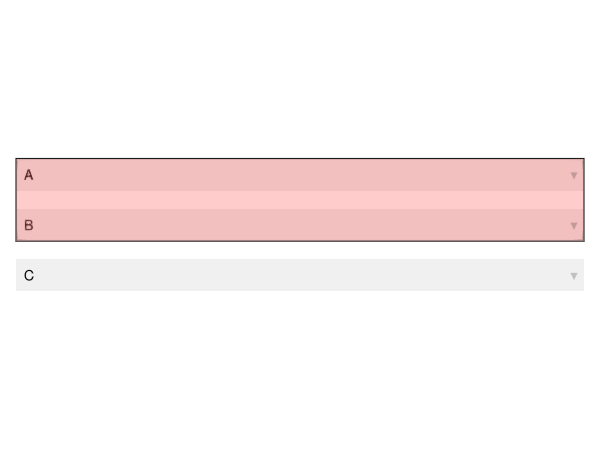

Write Julia code to recreate this figure.
using GLMakie

fig = Figure()
g = GridLayout(fig[1, 1])

r1 = 1
r2 = 2
r3 = 3

Menu(g[r1, 1], options=["A"])
Menu(g[r2, 1], options=["B"])
Menu(g[r3, 1], options=["C"])

b = Box(g[r1:r2, 1], color=(:red, 0.2), tellheight=false, tellwidth=false, alignmode=Outside(0))

save("test_box3.png", fig)
